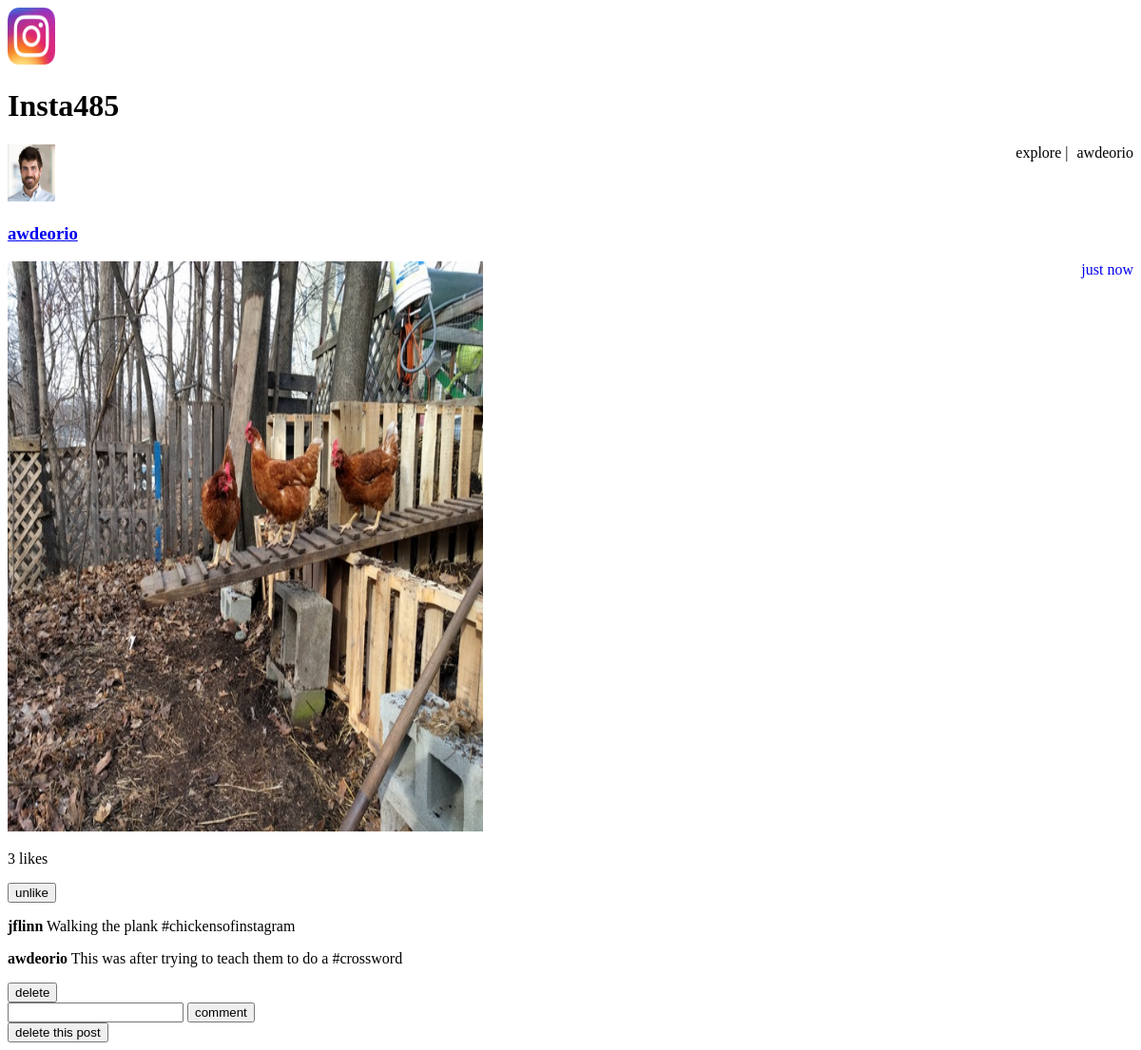
/posts/1/ (signed in), run on the app's committed database.
### tables this page shows
CREATE TABLE posts(
  postid INTEGER PRIMARY KEY AUTOINCREMENT,
  filename VARCHAR(64) NOT NUll,
  owner VARCHAR(20) NOT NULL,
  created DATETIME DEFAULT CURRENT_TIMESTAMP,
  FOREIGN KEY (owner) REFERENCES users(username) ON DELETE CASCADE
);

CREATE TABLE comments(
  commentid INTEGER PRIMARY KEY AUTOINCREMENT,
  owner VARCHAR(20) NOT NULL,
  postid INTEGER NOT NUll,
  text VARCHAR(1024),
  created DATETIME DEFAULT CURRENT_TIMESTAMP,
  FOREIGN KEY (owner) REFERENCES users(username) ON DELETE CASCADE,
  FOREIGN KEY (postid) REFERENCES posts(postid) ON DELETE CASCADE
);

### insta485/views/posts.py (the view)
@insta485.app.route("/posts/<postid_url_slug>/")
def show_posts(postid_url_slug):
    connection = insta485.model.get_db()
    logname11 = ""
    if 'username' in flask.session:
        logname11 = flask.session['username']
    else:
        return flask.redirect('/accounts/login/')
    time = {}
    cur = connection.execute(
        "select postid from likes"
    )
    post_nums = cur.fetchall()
    posts_with_likes = []
    for post in post_nums:
        posts_with_likes.append(post['postid'])
    if int(postid_url_slug) not in posts_with_likes:
        cur = connection.execute(
            "select posts.postid, "
            "posts.owner,users.filename as users_filename, "
            "posts.created, posts.filename as posts_filename, "
            "posts.created "
            "from posts "
            "inner join users on (posts.owner=users.username) "
            "where posts.postid=?",
            (postid_url_slug,)
        )
        post_info = cur.fetchall()
        for add_info in post_info:
            cur1 = connection.execute(
                "select owner, text, commentid "
                "from comments "
                "where postid = ? "
                "order by created asc, commentid asc",
                (postid_url_slug,)
            )
            add_info["comments"] = cur1.fetchall()
            cur = connection.execute(
                "select owner "
                "from likes "
                "where (postid= ? and owner= ?)",
                (postid_url_slug, logname11,)
            )
            add_info["like_owner"] = cur.fetchall()
            add_info["has_post"] = "no"
            time = add_info["created"]
            arrow.get(time)
            utc = arrow.utcnow()
            utc = utc.humanize()
            add_info["created"] = utc
    else:
        cur = connection.execute(
            "select posts.postid, posts.owner, "
            "users.filename as users_filename, "
            "posts.created, posts.filename as posts_filename, "
            "count(likes.postid) as num_likes, posts.created "
            "from posts "
            "inner join users on (posts.owner=users.username) "
            "inner join likes on (posts.postid=likes.postid) "
            "where posts.postid=?",
            (postid_url_slug,)
        )
        post_info = cur.fetchall()
        for add_info in post_info:
            cur2 = connection.execute(
                "select owner, text, commentid "
                "from comments "
                "where postid = ? "
                "order by created asc, commentid asc",
                (postid_url_slug,)
            )
            add_info["comments"] = cur2.fetchall()
            cur = connection.execute(
                "select owner "
                "from likes "
                "where (postid= ? and owner= ?)",
                (postid_url_slug, logname11,)
            )
            add_info["like_owner"] = cur.fetchall()
            add_info["has_post"] = "yes"
            time = add_info["created"]
            arrow.get(time)
            utc = arrow.utcnow()
            utc = utc.humanize()
            add_info["created"] = utc
    context = {"logname": logname11, "post_info": post_info}
    return flask.render_template("posts.html", **context)

### insta485/model.py (called while the page is built)
def dict_factory(cursor, row):
    return {col[0]: row[idx] for idx, col in enumerate(cursor.description)}

def get_db():
    if 'sqlite_db' not in flask.g:
        db_filename = insta485.app.config['DATABASE_FILENAME']
        flask.g.sqlite_db = sqlite3.connect(str(db_filename))
        flask.g.sqlite_db.row_factory = dict_factory
        flask.g.sqlite_db.execute("PRAGMA foreign_keys = ON")
    return flask.g.sqlite_db

### insta485/templates/posts.html (shortened to what this page needs)
<!DOCTYPE html>
<html lang="en">
  <head>
</head>
<body>
    <div id="logotitle">
      <div class="header" >
        <a href="/" target="_parent">
            <img src="/images/instagram_logo.png" alt="Instagram Logo" style="width:50px;height:60px;"/>
        </a>
        <h1 id="insta_title"> Insta485 </h1>
      </div>
      <div style="float: right;">
        <a href="/explore/" id="explore1" style="text-decoration:none"> explore |</a>
        <a href="/users/{{logname}}/" id="username" style="text-decoration:none">{{logname}} </a>
      </div>
    </div>
    {% for post in post_info %}
        <div>
          <a href="/users/{{post.owner}}/" target="_parent">
            <img src="/uploads/{{post.users_filename}}" alt="User Profile Photo" style="width:50px;height:60px;"/>
              <h3 >{{post.owner}}</h3>
          </a>
          <span style="float: right;">
            <a href="/posts/{{post.postid}}/"  style="text-decoration:none"> {{post.created}}</a>
          </span>
          <img src="/uploads/{{post.posts_filename}}" alt="Image Posted" style="width:500px;height:600px;"/>
          {%if post.has_post=="no"%}
            <p> 0 likes</p>
          {%else%}
              {%if post.num_likes|int>1%}
                  <p> {{post.num_likes}} likes</p>
              {%else%}
                  <p> {{post.num_likes}} like</p>
              {%endif%}
          {%endif%}
          {% if not post.like_owner %}
            <form action="/likes/?target=/posts/{{post.postid}}/" method="post" enctype="multipart/form-data">
              <input type="submit" name="like" value="like"/>
              <input type="hidden" name="operation" value="like"/>
              <input type="hidden" name="postid" value="{{post.postid}}"/>
            </form>
          {% else %}
            <form action="/likes/?target=/posts/{{post.postid}}/" method="post" enctype="multipart/form-data">
              <input type="submit" name="unlike" value="unlike"/>
            </form>
          {%endif%}
          {%for comment in post.comments%}
              {%if comment.owner==logname%}
                <div>
                  <p > <a href="/users/{{comment.owner}}/" target="_parent" style="text-decoration:none; color: black; font-weight: bold;">{{comment.owner}}</a> {{comment.text}} </p>
                  <form action="/comments/?target=/posts/{{post.postid}}/" method="post" enctype="multipart/form-data">
                    <input type="submit" name="uncomment" value="delete"/>
                  </form>
                </div>
                {%else%}
                  <div>
                    <p > <a href="/users/{{comment.owner}}/" target="_parent" style="text-decoration:none; color: black; font-weight: bold;">{{comment.owner}}</a> {{comment.text}} </p>
                  </div>
                {%endif%}
          {%endfor%}
        <form action="/comments/?target=/posts/{{post.postid}}/" method="post" enctype="multipart/form-data">
          <input type="text" name="text" required/>
          <input type="submit" name="comment" value="comment"/>
        </form>
        {%if post.owner==logname%}
        <form action="/posts/?target=/users/{{logname}}/" method="post" enctype="multipart/form-data">
          <input type="submit" name="delete" value="delete this post"/>
        </form>
        {%endif%}
      {% endfor %}
    </div>
  </body>
</html>

### insta485/templates/posts.html (style rules this page uses)
#explore1 { top: 18px; left: 5px; color: black; display: inline-block; }
#username { top: 18px; left: 100px; padding-left: 5px; color: black; display: inline-block; }

### data on the page
posts: owner "awdeorio", created "just now", posts_filename (picture), num_likes "3"
comments: owner "jflinn", text "Walking the plank #chickensofinstagram"
comments: owner "awdeorio", text "This was after trying to teach them to do a #crossword"

### other printed values
{{ logname }} "awdeorio"
